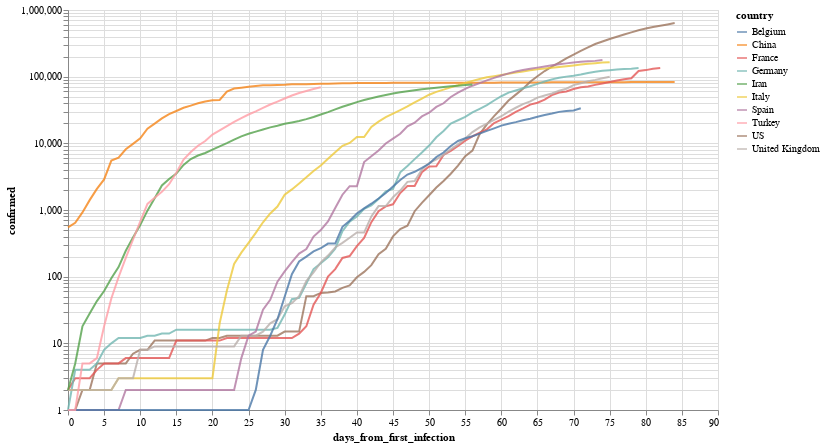

The cell this chart's notebook holds for it:
### Markdown cell above
Por ejemplo, evolución (interactiva!) de los paises con mas infectados

### Code cell
total_confirmed_by_country = global_df.groupby('country').confirmed.max().sort_values(ascending=False)
selected_countries = total_confirmed_by_country[total_confirmed_by_country > 1000].index

plot_df = global_df[
    (global_df.confirmed > 0) & 
    (global_df.country.isin(selected_countries[:10]))
].sort_values('date')

selection = alt.selection_multi(
    fields=['country'], 
    bind='legend', 
    init=[{'country': c} for c in selected_countries[:10]]
)


(
    alt.Chart(plot_df)
       .mark_line()
       .encode(
           x='days_from_first_infection', 
           y=alt.Y('confirmed', scale=alt.Scale(type='log')), 
           color='country',
           opacity=alt.condition(selection, alt.value(.8), alt.value(.05))
       ).add_selection(selection)
        .properties(width=650, height=400)
       
)

### Figure 1 — Vega-Lite specification as saved in the notebook (floating-point values rounded to 4 significant figures; data arrays with more than 128 entries replaced by an {"elided": "..."} marker saying what was removed)
{"config": {"view": {"continuousWidth": 400, "continuousHeight": 300}}, "data": {"name": "data-ebc5a3e397348b8a3f571c2d5831975f"}, "mark": "line", "encoding": {"color": {"type": "nominal", "field": "country"}, "opacity": {"condition": {"value": 0.8, "selection": "selector001"}, "value": 0.05}, "x": {"type": "quantitative", "field": "days_from_first_infection"}, "y": {"type": "quantitative", "field": "confirmed", "scale": {"type": "log"}}}, "height": 400, "selection": {"selector001": {"type": "multi", "fields": ["country"], "bind": "legend", "init": [{"country": "US"}, {"country": "Spain"}, {"country": "Italy"}, {"country": "Germany"}, {"country": "France"}, {"country": "United Kingdom"}, {"country": "China"}, {"country": "Iran"}, {"country": "Turkey"}, {"country": "Belgium"}]}}, "width": 650, "$schema": "https://vega.github.io/schema/vega-lite/v4.8.1.json", "datasets": {"data-ebc5a3e397348b8a3f571c2d5831975f": {"elided": "725 records"}}}
